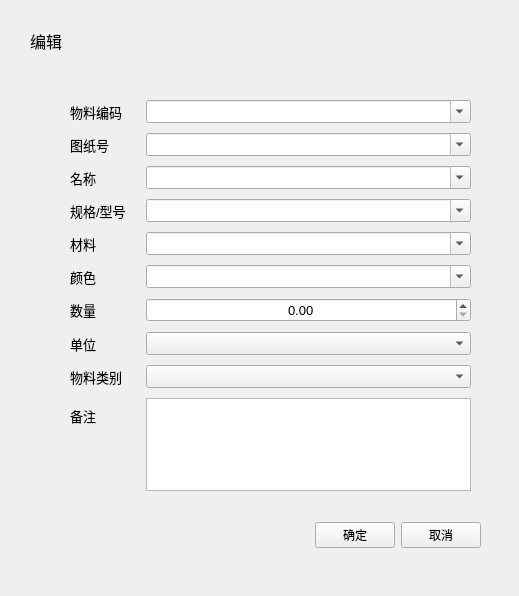
<?xml version="1.0" encoding="UTF-8"?>
<ui version="4.0">
 <class>Form</class>
 <widget class="QWidget" name="Form">
  <property name="geometry">
   <rect>
    <x>0</x>
    <y>0</y>
    <width>519</width>
    <height>596</height>
   </rect>
  </property>
  <property name="windowTitle">
   <string>Form</string>
  </property>
  <widget class="QLabel" name="label">
   <property name="geometry">
    <rect>
     <x>30</x>
     <y>30</y>
     <width>111</width>
     <height>21</height>
    </rect>
   </property>
   <property name="font">
    <font>
     <pointsize>12</pointsize>
    </font>
   </property>
   <property name="text">
    <string>编辑</string>
   </property>
  </widget>
  <widget class="QWidget" name="formLayoutWidget">
   <property name="geometry">
    <rect>
     <x>40</x>
     <y>90</y>
     <width>441</width>
     <height>411</height>
    </rect>
   </property>
   <layout class="QFormLayout" name="formLayout">
    <property name="horizontalSpacing">
     <number>20</number>
    </property>
    <property name="verticalSpacing">
     <number>10</number>
    </property>
    <property name="leftMargin">
     <number>30</number>
    </property>
    <property name="topMargin">
     <number>10</number>
    </property>
    <property name="rightMargin">
     <number>10</number>
    </property>
    <property name="bottomMargin">
     <number>10</number>
    </property>
    <item row="0" column="0">
     <widget class="QLabel" name="label_2">
      <property name="font">
       <font>
        <pointsize>10</pointsize>
       </font>
      </property>
      <property name="text">
       <string>物料编码</string>
      </property>
     </widget>
    </item>
    <item row="0" column="1">
     <widget class="QComboBox" name="materialCodeBox">
      <property name="font">
       <font>
        <pointsize>10</pointsize>
       </font>
      </property>
      <property name="editable">
       <bool>true</bool>
      </property>
     </widget>
    </item>
    <item row="1" column="0">
     <widget class="QLabel" name="Label_2">
      <property name="font">
       <font>
        <pointsize>10</pointsize>
       </font>
      </property>
      <property name="text">
       <string>图纸号</string>
      </property>
     </widget>
    </item>
    <item row="1" column="1">
     <widget class="QComboBox" name="drawingCodeBox">
      <property name="font">
       <font>
        <pointsize>10</pointsize>
       </font>
      </property>
      <property name="editable">
       <bool>true</bool>
      </property>
     </widget>
    </item>
    <item row="2" column="0">
     <widget class="QLabel" name="Label">
      <property name="font">
       <font>
        <pointsize>10</pointsize>
       </font>
      </property>
      <property name="text">
       <string>名称</string>
      </property>
     </widget>
    </item>
    <item row="2" column="1">
     <widget class="QComboBox" name="NameBox_2">
      <property name="font">
       <font>
        <pointsize>10</pointsize>
       </font>
      </property>
      <property name="editable">
       <bool>true</bool>
      </property>
     </widget>
    </item>
    <item row="3" column="0">
     <widget class="QLabel" name="Label_3">
      <property name="font">
       <font>
        <pointsize>10</pointsize>
       </font>
      </property>
      <property name="text">
       <string>规格/型号</string>
      </property>
     </widget>
    </item>
    <item row="3" column="1">
     <widget class="QComboBox" name="SizeBox_3">
      <property name="font">
       <font>
        <pointsize>10</pointsize>
       </font>
      </property>
      <property name="editable">
       <bool>true</bool>
      </property>
     </widget>
    </item>
    <item row="4" column="0">
     <widget class="QLabel" name="Label_4">
      <property name="font">
       <font>
        <pointsize>10</pointsize>
       </font>
      </property>
      <property name="text">
       <string>材料</string>
      </property>
     </widget>
    </item>
    <item row="4" column="1">
     <widget class="QComboBox" name="materialBox_4">
      <property name="font">
       <font>
        <pointsize>10</pointsize>
       </font>
      </property>
      <property name="editable">
       <bool>true</bool>
      </property>
     </widget>
    </item>
    <item row="5" column="0">
     <widget class="QLabel" name="Label_5">
      <property name="font">
       <font>
        <pointsize>10</pointsize>
       </font>
      </property>
      <property name="text">
       <string>颜色</string>
      </property>
     </widget>
    </item>
    <item row="5" column="1">
     <widget class="QComboBox" name="ColorBox_5">
      <property name="font">
       <font>
        <pointsize>10</pointsize>
       </font>
      </property>
      <property name="editable">
       <bool>true</bool>
      </property>
     </widget>
    </item>
    <item row="6" column="0">
     <widget class="QLabel" name="Label_6">
      <property name="font">
       <font>
        <pointsize>10</pointsize>
       </font>
      </property>
      <property name="text">
       <string>数量</string>
      </property>
     </widget>
    </item>
    <item row="6" column="1">
     <widget class="QDoubleSpinBox" name="NumberBox">
      <property name="font">
       <font>
        <pointsize>10</pointsize>
       </font>
      </property>
      <property name="alignment">
       <set>Qt::AlignCenter</set>
      </property>
     </widget>
    </item>
    <item row="7" column="0">
     <widget class="QLabel" name="Label_7">
      <property name="font">
       <font>
        <pointsize>10</pointsize>
       </font>
      </property>
      <property name="text">
       <string>单位</string>
      </property>
     </widget>
    </item>
    <item row="7" column="1">
     <widget class="QComboBox" name="unitBox_6">
      <property name="font">
       <font>
        <pointsize>10</pointsize>
       </font>
      </property>
     </widget>
    </item>
    <item row="8" column="0">
     <widget class="QLabel" name="Label_8">
      <property name="font">
       <font>
        <pointsize>10</pointsize>
       </font>
      </property>
      <property name="text">
       <string>物料类别</string>
      </property>
     </widget>
    </item>
    <item row="8" column="1">
     <widget class="QComboBox" name="categoryBox_7">
      <property name="font">
       <font>
        <pointsize>10</pointsize>
       </font>
      </property>
     </widget>
    </item>
    <item row="9" column="0">
     <widget class="QLabel" name="Label_9">
      <property name="font">
       <font>
        <pointsize>10</pointsize>
       </font>
      </property>
      <property name="text">
       <string>备注</string>
      </property>
     </widget>
    </item>
    <item row="9" column="1">
     <widget class="QTextEdit" name="noteEdit">
      <property name="font">
       <font>
        <pointsize>10</pointsize>
       </font>
      </property>
     </widget>
    </item>
   </layout>
  </widget>
  <widget class="QWidget" name="horizontalLayoutWidget">
   <property name="geometry">
    <rect>
     <x>40</x>
     <y>510</y>
     <width>441</width>
     <height>51</height>
    </rect>
   </property>
   <layout class="QHBoxLayout" name="horizontalLayout">
    <item>
     <spacer name="horizontalSpacer">
      <property name="orientation">
       <enum>Qt::Horizontal</enum>
      </property>
      <property name="sizeHint" stdset="0">
       <size>
        <width>40</width>
        <height>20</height>
       </size>
      </property>
     </spacer>
    </item>
    <item>
     <widget class="QPushButton" name="certainButton">
      <property name="text">
       <string>确定</string>
      </property>
     </widget>
    </item>
    <item>
     <widget class="QPushButton" name="cancelButton_2">
      <property name="text">
       <string>取消</string>
      </property>
     </widget>
    </item>
   </layout>
  </widget>
 </widget>
 <resources/>
 <connections/>
</ui>
